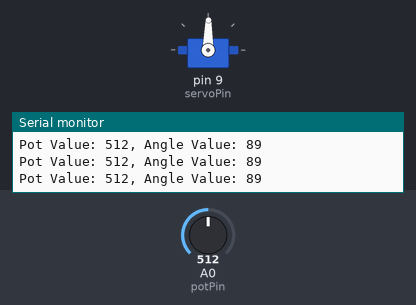
Bench run of a sketch on a simulated Arduino Uno, built with avr-gcc and run on an emulated ATmega328P. On the bench: servo, the last lines printed to the serial monitor. Inputs (shaded band) come from the test bench; at power-on: A0 (potPin) = 512.

Above: at 1.2 s.
1.3 s: A0 (potPin) set to 557
At 2.3 s:
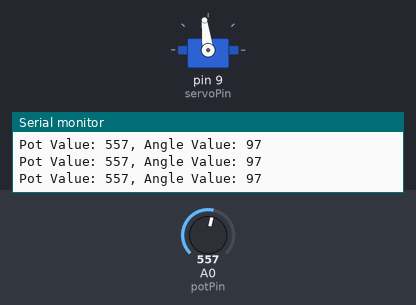
4.3 s: A0 (potPin) set to 590
At 5.3 s:
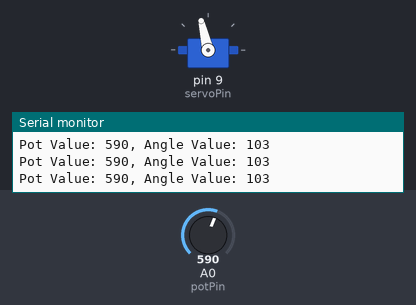
5.8 s: A0 (potPin) set to 986
At 7.0 s:
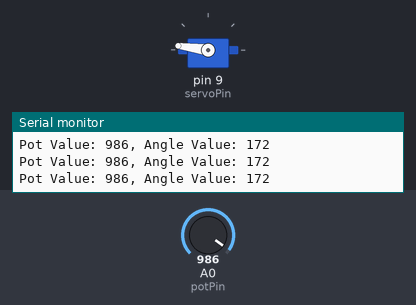
7.3 s: A0 (potPin) set to 1017
At 7.8 s:
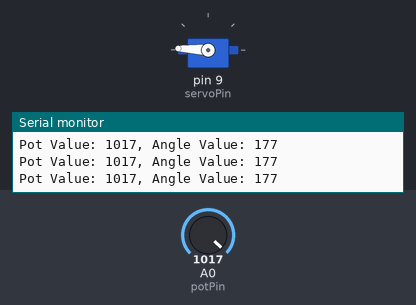
10.3 s: A0 (potPin) set to 900
At 10.7 s:
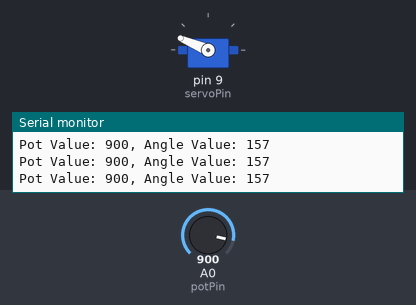
11.8 s: A0 (potPin) set to 306
At 12.5 s:
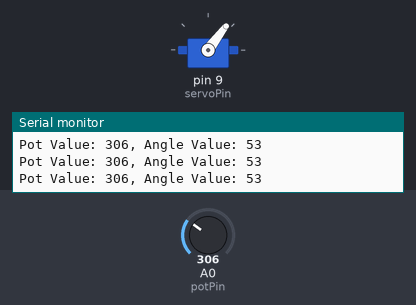
Timing chart, 0 to 14.3 s (numbered marks = the images above; inputs shaded):
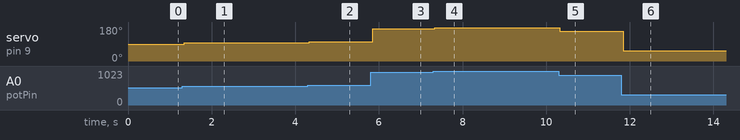

Measured:
- after the input at 1.3 s, servo on pin 9 (servoPin): 89° → 97° after 0.05 s
- after the input at 4.3 s, servo on pin 9 (servoPin): 97° → 103° at once
- after the input at 5.8 s, servo on pin 9 (servoPin): 103° → 172° after 0.05 s
- after the input at 7.3 s, servo on pin 9 (servoPin): 172° → 177° at once
- after the input at 10.3 s, servo on pin 9 (servoPin): 177° → 157° at once
- after the input at 11.8 s, servo on pin 9 (servoPin): 157° → 53° at once

The sketch:

using_servo.ino
```cpp
/*
 * Author:      Robbie Brandrick
 * Date:        January 16, 2016
 * Description: Using a potentiometer control a servo engine by retriving the values from the
 *              potentiometer (0 to 1023) and convert it into an angle (0 to 179).
 */

#include <Servo.h>

const int potPin = A0;
const int servoPin = 9;

Servo myServo;

void setup() {

  Serial.begin(9600);

  myServo.attach(servoPin);

}

void loop() {

  //Get the pot value and print it to the Serial Monitor
  int potValue = analogRead(potPin);

  delay(5);

  Serial.print("Pot Value: ");
  Serial.print(potValue);

  /*Get the angle we want the Servo to move to based on
  the pot value and print it to the Serial Monitor*/
  int angle = map(potValue, 0, 1023, 0, 179);

  Serial.print(", Angle Value: ");
  Serial.println(angle);

  //Move the servo to the retrieved angle
  myServo.write(angle);

  delay(15);

}
```
